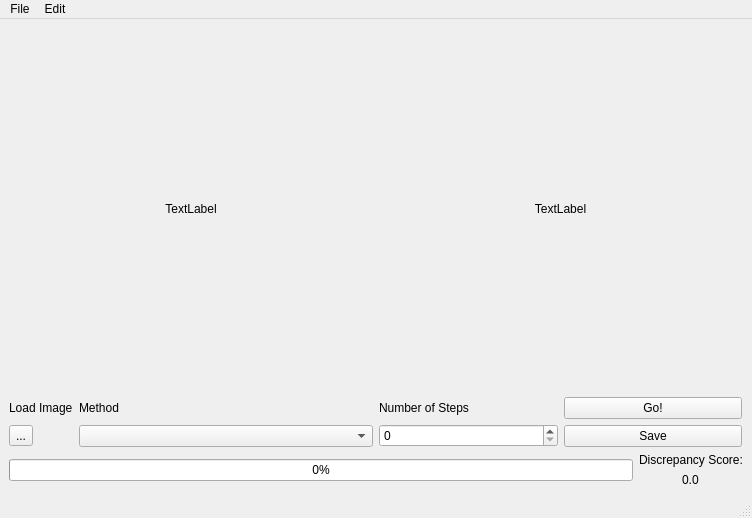
<?xml version="1.0" encoding="UTF-8"?>
<ui version="4.0">
 <class>MainWindow</class>
 <widget class="QMainWindow" name="MainWindow">
  <property name="geometry">
   <rect>
    <x>0</x>
    <y>0</y>
    <width>752</width>
    <height>518</height>
   </rect>
  </property>
  <property name="windowTitle">
   <string>MainWindow</string>
  </property>
  <widget class="QWidget" name="centralwidget">
   <layout class="QVBoxLayout" name="verticalLayout_3">
    <item>
     <layout class="QVBoxLayout" name="verticalLayout_2">
      <item>
       <layout class="QGridLayout" name="gridLayout_2">
        <item row="1" column="0">
         <spacer name="horizontalSpacer">
          <property name="orientation">
           <enum>Qt::Horizontal</enum>
          </property>
          <property name="sizeHint" stdset="0">
           <size>
            <width>362</width>
            <height>1</height>
           </size>
          </property>
         </spacer>
        </item>
        <item row="2" column="1">
         <layout class="QHBoxLayout" name="horizontalLayout">
          <item>
           <layout class="QVBoxLayout" name="verticalLayout_4">
            <item>
             <widget class="QLabel" name="label_3">
              <property name="text">
               <string>Number of Steps</string>
              </property>
             </widget>
            </item>
            <item>
             <widget class="QSpinBox" name="spinBox"/>
            </item>
           </layout>
          </item>
          <item>
           <layout class="QVBoxLayout" name="verticalLayout_5">
            <item>
             <widget class="QPushButton" name="pushButton">
              <property name="text">
               <string>Go!</string>
              </property>
             </widget>
            </item>
            <item>
             <widget class="QPushButton" name="pushButton_2">
              <property name="text">
               <string>Save</string>
              </property>
             </widget>
            </item>
           </layout>
          </item>
         </layout>
        </item>
        <item row="2" column="0">
         <layout class="QGridLayout" name="gridLayout_5">
          <item row="1" column="0">
           <widget class="QToolButton" name="toolButton">
            <property name="text">
             <string>...</string>
            </property>
           </widget>
          </item>
          <item row="0" column="0">
           <widget class="QLabel" name="label">
            <property name="text">
             <string>Load Image</string>
            </property>
           </widget>
          </item>
          <item row="0" column="1">
           <widget class="QLabel" name="label_2">
            <property name="text">
             <string>Method</string>
            </property>
           </widget>
          </item>
          <item row="1" column="1">
           <widget class="QComboBox" name="comboBox"/>
          </item>
         </layout>
        </item>
        <item row="1" column="1">
         <spacer name="horizontalSpacer_2">
          <property name="orientation">
           <enum>Qt::Horizontal</enum>
          </property>
          <property name="sizeHint" stdset="0">
           <size>
            <width>362</width>
            <height>1</height>
           </size>
          </property>
         </spacer>
        </item>
        <item row="0" column="0">
         <widget class="QLabel" name="label_6">
          <property name="minimumSize">
           <size>
            <width>0</width>
            <height>0</height>
           </size>
          </property>
          <property name="mouseTracking">
           <bool>false</bool>
          </property>
          <property name="text">
           <string>TextLabel</string>
          </property>
          <property name="alignment">
           <set>Qt::AlignCenter</set>
          </property>
         </widget>
        </item>
        <item row="0" column="1">
         <widget class="QLabel" name="label_7">
          <property name="layoutDirection">
           <enum>Qt::RightToLeft</enum>
          </property>
          <property name="text">
           <string>TextLabel</string>
          </property>
          <property name="alignment">
           <set>Qt::AlignCenter</set>
          </property>
         </widget>
        </item>
        <item row="0" column="2">
         <spacer name="verticalSpacer">
          <property name="orientation">
           <enum>Qt::Vertical</enum>
          </property>
          <property name="sizeHint" stdset="0">
           <size>
            <width>1</width>
            <height>329</height>
           </size>
          </property>
         </spacer>
        </item>
       </layout>
      </item>
      <item>
       <layout class="QHBoxLayout" name="horizontalLayout_9">
        <item>
         <widget class="QProgressBar" name="progressBar">
          <property name="value">
           <number>0</number>
          </property>
         </widget>
        </item>
        <item>
         <layout class="QVBoxLayout" name="verticalLayout_7">
          <item>
           <widget class="QLabel" name="label_4">
            <property name="text">
             <string>Discrepancy Score:</string>
            </property>
           </widget>
          </item>
          <item alignment="Qt::AlignHCenter">
           <widget class="QLabel" name="label_5">
            <property name="text">
             <string>0.0</string>
            </property>
           </widget>
          </item>
         </layout>
        </item>
       </layout>
      </item>
     </layout>
    </item>
   </layout>
  </widget>
  <widget class="QMenuBar" name="menubar">
   <property name="geometry">
    <rect>
     <x>0</x>
     <y>0</y>
     <width>752</width>
     <height>25</height>
    </rect>
   </property>
   <widget class="QMenu" name="menuFile">
    <property name="title">
     <string>File</string>
    </property>
    <addaction name="actionNew"/>
    <addaction name="actionLoad_New_Image"/>
    <addaction name="actionSave_Image"/>
    <addaction name="actionQuit"/>
   </widget>
   <widget class="QMenu" name="menuEdit">
    <property name="title">
     <string>Edit</string>
    </property>
    <addaction name="actionRestore_Image"/>
    <addaction name="actionSelect_specific_area"/>
   </widget>
   <addaction name="menuFile"/>
   <addaction name="menuEdit"/>
  </widget>
  <widget class="QStatusBar" name="statusbar"/>
  <action name="actionNew">
   <property name="text">
    <string>New</string>
   </property>
  </action>
  <action name="actionQuit">
   <property name="text">
    <string>Quit</string>
   </property>
  </action>
  <action name="actionSave_Image">
   <property name="text">
    <string>Save Image</string>
   </property>
  </action>
  <action name="actionLoad_New_Image">
   <property name="text">
    <string>Load New Image</string>
   </property>
  </action>
  <action name="actionRestore_Image">
   <property name="text">
    <string>Restore Image</string>
   </property>
  </action>
  <action name="actionSelect_specific_area">
   <property name="text">
    <string>Select specific area</string>
   </property>
  </action>
 </widget>
 <resources/>
 <connections/>
</ui>
